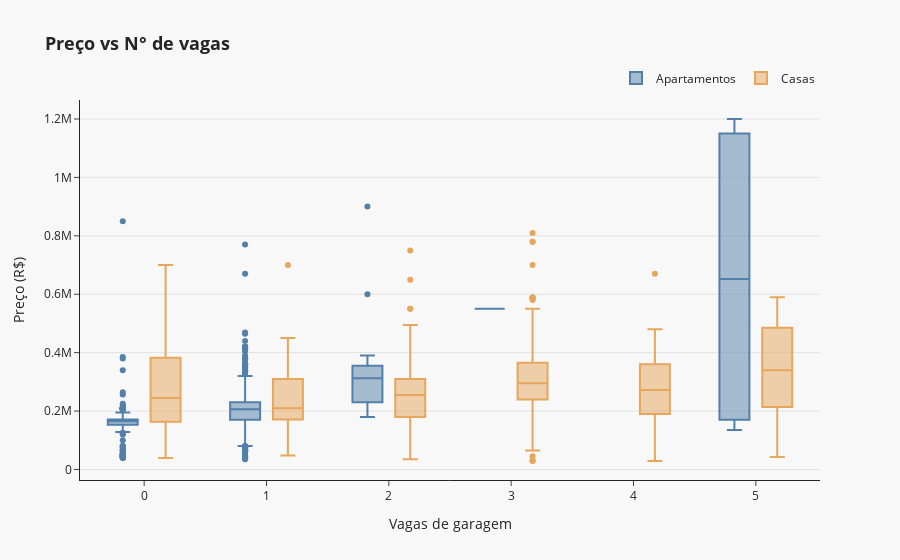

Notebook cell for this chart:
### Code cell
# df = df_train.copy()
# df[HOUSE_CATEGORY] = df[HOUSE_CATEGORY]\
#                         .apply(lambda x: 'Apartments' if x == 'Apartamentos' else 'Houses')

title = '<b>Preço vs N° de vagas</b>'

fig = px.box(df, x = 'n_garage', y = 'house_price', title = title, color = 'house_category', 
             labels = {'house_category': ""}, color_discrete_sequence=['#5380aa', '#E6A65C'])

fig.update_layout(
    title = title,
    titlefont = {'size': 18},
    template = 'simple_white',
    paper_bgcolor = '#f8f8f8',
    plot_bgcolor = '#f8f8f8',
    legend=dict(
            orientation="h",
            yanchor="bottom",
            y=1.02,
            xanchor="right",
            x=1)
)

fig.update_yaxes(
    showgrid = True,
    gridcolor = '#c1c1c1',
    gridwidth = .4
)

fig['layout']['xaxis']['title'] = 'Vagas de garagem'
fig['layout']['yaxis']['title'] = 'Preço (R$)'

fig.show()

### Figure 1 — Plotly figure (JSON) as saved in the notebook; plotly's stock layout.template omitted (floating-point values rounded to 4 significant figures; data arrays with more than 128 entries replaced by an {"elided": "..."} marker saying what was removed)
{"data": [{"alignmentgroup": "True", "hovertemplate": "=Apartamentos<br>n_garage=%{x}<br>house_price=%{y}<extra></extra>", "legendgroup": "Apartamentos", "marker": {"color": "#5380aa"}, "name": "Apartamentos", "notched": false, "offsetgroup": "Apartamentos", "orientation": "v", "showlegend": true, "type": "box", "x": {"elided": "853 int values"}, "x0": " ", "xaxis": "x", "y": {"elided": "853 int values"}, "y0": " ", "yaxis": "y"}, {"alignmentgroup": "True", "hovertemplate": "=Casas<br>n_garage=%{x}<br>house_price=%{y}<extra></extra>", "legendgroup": "Casas", "marker": {"color": "#E6A65C"}, "name": "Casas", "notched": false, "offsetgroup": "Casas", "orientation": "v", "showlegend": true, "type": "box", "x": {"elided": "572 int values"}, "x0": " ", "xaxis": "x", "y": {"elided": "572 int values"}, "y0": " ", "yaxis": "y"}], "layout": {"boxmode": "group", "legend": {"orientation": "h", "title": {"text": ""}, "tracegroupgap": 0, "x": 1, "xanchor": "right", "y": 1.02, "yanchor": "bottom"}, "paper_bgcolor": "#f8f8f8", "plot_bgcolor": "#f8f8f8", "title": {"font": {"size": 18}, "text": "<b>Preço vs N° de vagas</b>"}, "xaxis": {"anchor": "y", "domain": [0, 1], "title": {"text": "Vagas de garagem"}}, "yaxis": {"anchor": "x", "domain": [0, 1], "gridcolor": "#c1c1c1", "gridwidth": 0.4, "showgrid": true, "title": {"text": "Preço (R$)"}}}}
